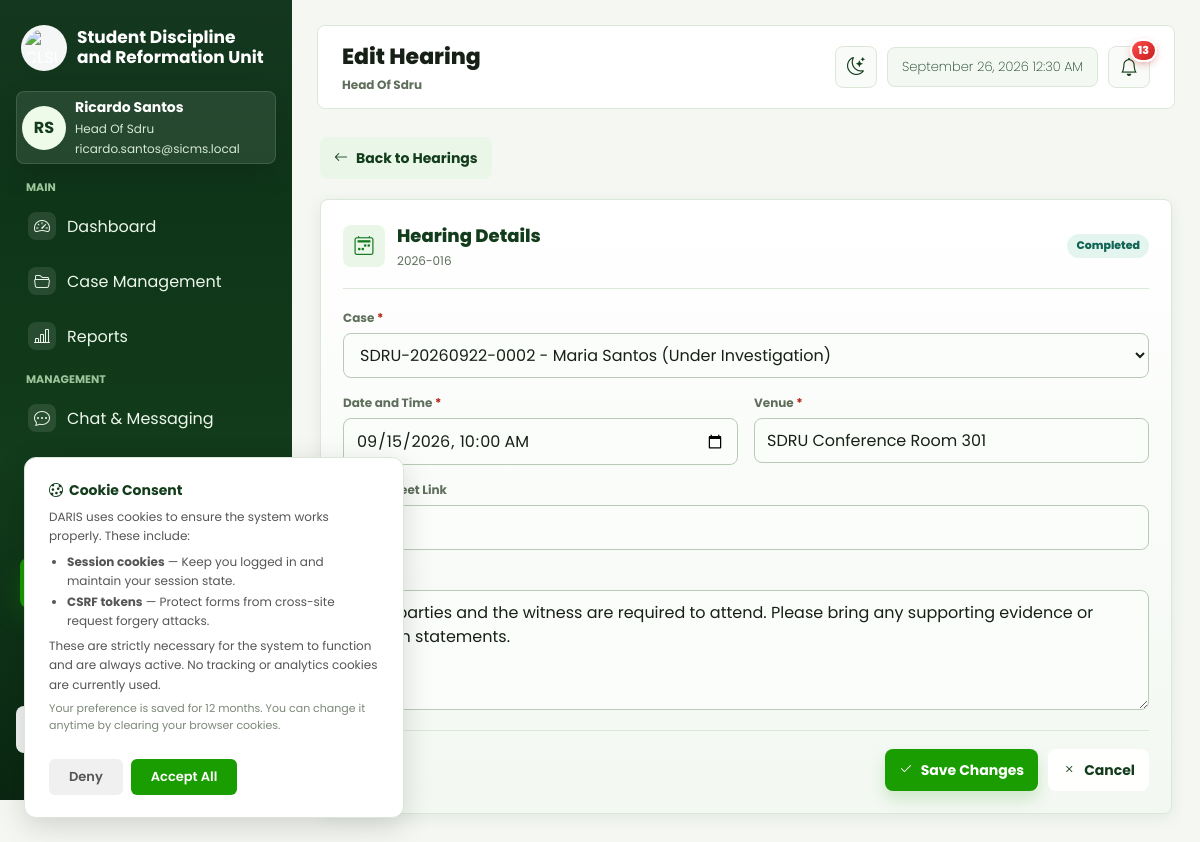
The app's page /web/views/hearings/edit.php?id=1 (signed in) with its own data.
### tables this page shows
CREATE TABLE `accounts` (
  `account_id` int UNSIGNED NOT NULL,
  `first_name` varchar(100) NOT NULL,
  `last_name` varchar(100) NOT NULL,
  `email` varchar(255) NOT NULL,
  `password_hash` varchar(255) DEFAULT NULL,
  `auth_provider` varchar(50) DEFAULT NULL,
  `role` varchar(50) NOT NULL DEFAULT 'student',
  `status` varchar(20) NOT NULL DEFAULT 'active',
  `college_id` int UNSIGNED DEFAULT NULL,
  `student_number` varchar(50) DEFAULT NULL,
  `college` varchar(255) DEFAULT NULL,
  `course` varchar(255) DEFAULT NULL,
  `section` varchar(50) DEFAULT NULL,
  `created_at` datetime NOT NULL DEFAULT CURRENT_TIMESTAMP,
  `updated_at` datetime NOT NULL DEFAULT CURRENT_TIMESTAMP ON UPDATE CURRENT_TIMESTAMP,
  `phone_number` varchar(20) NOT NULL DEFAULT '',
  `gender` varchar(20) NOT NULL DEFAULT '',
  `birthday` date DEFAULT NULL,
  `address` text NOT NULL,
  `profile_pic` varchar(255) DEFAULT NULL
);

CREATE TABLE `hearings` (
  `hearing_id` int UNSIGNED NOT NULL,
  `complaint_id` int UNSIGNED NOT NULL,
  `scheduled_by_account_id` int UNSIGNED DEFAULT NULL,
  `hearing_datetime` datetime DEFAULT NULL,
  `venue` varchar(255) DEFAULT NULL,
  `google_meet_link` varchar(500) DEFAULT NULL,
  `google_event_id` varchar(1024) DEFAULT NULL,
  `hearing_type` varchar(50) NOT NULL DEFAULT 'Face-to-face',
  `instructions` text,
  `remarks` text,
  `status` varchar(50) NOT NULL DEFAULT 'Scheduled',
  `created_at` datetime NOT NULL DEFAULT CURRENT_TIMESTAMP,
  `updated_at` datetime NOT NULL DEFAULT CURRENT_TIMESTAMP ON UPDATE CURRENT_TIMESTAMP
);

CREATE TABLE `complaints` (
  `complaint_id` int UNSIGNED NOT NULL,
  `case_number` varchar(50) NOT NULL,
  `complaint_title` varchar(255) NOT NULL,
  `submitted_by_account_id` int UNSIGNED NOT NULL,
  `complainant_name` varchar(255) NOT NULL,
  `complainant_gender` varchar(20) DEFAULT NULL,
  `complainant_age` int UNSIGNED DEFAULT NULL,
  `complainant_address` text,
  `complainant_type` varchar(50) NOT NULL DEFAULT 'Student',
  `complainant_relationship` varchar(100) DEFAULT NULL,
  `complainant_employee_no` varchar(100) DEFAULT NULL,
  `complainant_department` varchar(255) DEFAULT NULL,
  `complainant_position` varchar(255) DEFAULT NULL,
  `complainant_affiliation` varchar(255) DEFAULT NULL,
  `complainant_purpose` varchar(255) DEFAULT NULL,
  `complainant_student_no` varchar(50) DEFAULT NULL,
  `complainant_email` varchar(255) DEFAULT NULL,
  `complainant_contact` varchar(50) DEFAULT NULL,
  `complainant_college` varchar(255) DEFAULT NULL,
  `complainant_course` varchar(255) DEFAULT NULL,
  `complainant_year_level` varchar(50) DEFAULT NULL,
  `complainant_section` varchar(50) DEFAULT NULL,
  `complainant_course_year` varchar(100) DEFAULT NULL,
  `case_classification` varchar(100) NOT NULL,
  `incident_datetime` datetime DEFAULT NULL,
  `incident_location` varchar(255) DEFAULT NULL,
  `complaint_details` text,
  `status` varchar(50) NOT NULL DEFAULT 'Under Investigation',
  `respondent_released_at` datetime DEFAULT NULL,
  `respondent_released_by_account_id` int UNSIGNED DEFAULT NULL,
  `respondent_visibility` text,
  `assigned_coordinator_account_id` int UNSIGNED DEFAULT NULL,
  `assigned_reformation_coordinator_account_id` int UNSIGNED DEFAULT NULL,
  `reformation_completed_at` datetime DEFAULT NULL,
  `submitted_at` datetime NOT NULL DEFAULT CURRENT_TIMESTAMP,
  `created_at` datetime NOT NULL DEFAULT CURRENT_TIMESTAMP,
  `updated_at` datetime NOT NULL DEFAULT CURRENT_TIMESTAMP ON UPDATE CURRENT_TIMESTAMP,
  `case_source` varchar(20) NOT NULL DEFAULT 'Online Submission',
  `original_case_date` date DEFAULT NULL,
  `legacy_outcome` varchar(255) DEFAULT NULL,
  `action_taken` text,
  `resolution_date` date DEFAULT NULL,
  `remarks_notes` text,
  `legacy_entry_source` varchar(100) DEFAULT NULL,
  `outcome` text
);

### web/views/hearings/edit.php (the view, shortened to what the rows shown need)
<?php
require_once __DIR__ . '/../../controllers/HearingController.php';
$controller = new HearingController();
$hearingId = (int) ($_GET['id'] ?? 0);
$viewData = $controller->edit($hearingId);
$hearing = $viewData['hearing'];
$user = $viewData['user'];
$old = $viewData['old'];
function h($value) {
    return htmlspecialchars((string) $value);
}
$selectedDatetime = $old['hearing_datetime'] ?? date('Y-m-d\TH:i', strtotime($hearing['hearing_datetime']));
?>
<!DOCTYPE html>
<html lang="en">
<head>
    <link rel="stylesheet" href="../layout/style.css">
    <link rel="stylesheet" href="../layout/sidebar.css">
    <link rel="stylesheet" href="https://cdn.jsdelivr.net/npm/bootstrap-icons@1.11.3/font/bootstrap-icons.min.css">
    <link rel="stylesheet" href="../layout/system.css?v=2">
    <link rel="stylesheet" href="../layout/hearings.css">
</head>
<body>
    <div class="dashboard-shell">
        <?php require __DIR__ . '/../layout/sidebar.php'; ?>
        <div class="app-content">
            <?php $pageTitle = 'Edit Hearing'; require __DIR__ . '/../layout/topbar.php'; ?>
    <main class="wrap hearing-form-page">
        <form class="panel hearing-form-panel" method="POST" action="edit.php?id=<?= (int) $hearing['hearing_id'] ?>" data-sicms-validate>
            <div class="hearing-form-heading">
                <span><i class="bi bi-calendar2-week"></i></span>
                <div><h2>Hearing Details</h2><p><?= h($hearing['case_number']) ?></p></div>
                <span class="status hearing-current-status"><?= h($hearing['status']) ?></span>
            </div>
            <div class="grid hearing-form-grid">
                <div class="field">
                    <label for="hearing_datetime">Date and Time <span class="required">*</span></label>
                    <input id="hearing_datetime" type="datetime-local" name="hearing_datetime" value="<?= h($selectedDatetime) ?>" required <?= strtotime($selectedDatetime) > time() ? ' data-sicms-past="0"' : '' ?>>
                </div>
                <div class="field">
                    <label for="venue">Venue <span class="required">*</span></label>
                    <input id="venue" name="venue" value="<?= h($old['venue'] ?? $hearing['venue']) ?>" required>
                </div>
                <div class="field full">
                    <label for="remarks">Remarks</label>
                    <textarea id="remarks" name="remarks"><?= h($old['remarks'] ?? $hearing['remarks']) ?></textarea>
                </div>
            </div>
        </form>
    </main>
        </div>
    </div>
</body>
</html>

### web/views/layout/sidebar.php (shortened to what the rows shown need)
<?php
require __DIR__ . '/navigation.php';
$userEmail = isset($user['email']) ? $user['email'] : '';
?>
<aside class="sidebar" id="app-sidebar">
    <div class="sidebar-profile">
        <div class="avatar" aria-hidden="true"><?php $avatarUrl = profile_pic_url($user); ?>
        <?php if ($avatarUrl): ?><img src="<?= h($avatarUrl) ?>" alt=""><?php else: ?><?= h($initials) ?><?php endif; ?></div>
        <div>
            <div class="profile-name"><?= h($displayName) ?></div>
            <div class="profile-role"><?= h($roleLabel) ?></div>
            <div class="profile-email"><?= h($userEmail) ?></div>
        </div>
    </div>
</aside>

### web/views/layout/topbar.php (shortened to what the rows shown need)
<?php
require __DIR__ . '/navigation.php';
require_once __DIR__ . '/../../helpers/Security.php';
$pageTitle = $pageTitle ?? 'Dashboard';
$hidePageTitle = $hidePageTitle ?? false;
?>
<div class="app-topbar-container">
    <header class="app-topbar<?= $hidePageTitle ? ' app-topbar-titleless' : '' ?>">
        <?php if (!$hidePageTitle): ?>
            <div class="app-topbar-title">
                <h1><?= h($pageTitle) ?></h1>
                <p><?= h($roleLabel) ?></p>
            </div>
        <?php endif; ?>
    </header>
</div>

### records on screen
accounts: initials "RS", displayName "Ricardo Santos", role "Head Of Sdru", email "ricardo.santos@sicms.local"
hearings: complaint.case_number "2026-016", status "Completed", hearing_datetime "09/15/2026 10:00", venue "SDRU Conference Room 301", remarks "Both parties and the witness are required to attend. Please bring any supporting evidence or written statements."

### other values on screen
$groupLabel "MAIN"
$item['label'] "Dashboard"
$item['label'] "Case Management"
$item['label'] "Reports"
$groupLabel "MANAGEMENT"
$item['label'] "Chat & Messaging"
$pageTitle "Edit Hearing"
$unreadNotificationCount "13"
form field complaint_id "SDRU-20260922-0002 - Maria Santos (Under Investigation)"
